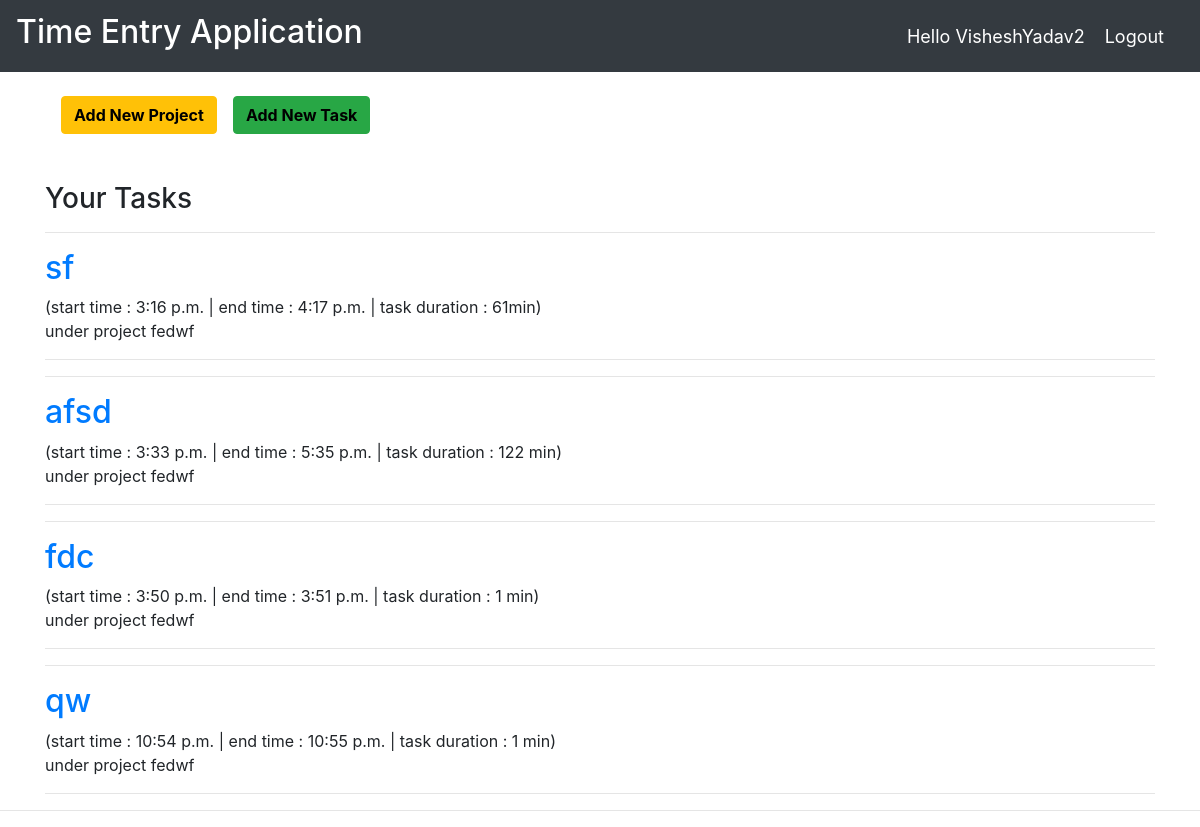
Screenshot of / (signed in) with the database file from the repository.
### app/models.py (models this page shows, shortened)
class UserTasks(models.Model):
    user = models.ForeignKey(User, default=None, on_delete=models.CASCADE)
    project = models.ForeignKey(UserProject, default=None, on_delete=models.CASCADE)
    title=models.CharField(max_length=200,null=True)
    start = models.TimeField(default=None)
    end = models.TimeField(default=None)
    duration = models.CharField(max_length=200,default=None,blank=True)
    timeup=models.BooleanField(default=False)

class UserProject(models.Model):
    user = models.ForeignKey(User, default=None, on_delete=models.CASCADE)
    title=models.CharField(max_length=200,null=True)
    def __str__(self):
        return str(self.title)

### app/views.py (the view)
# urls.py: path('',views.homeview ,name='home'),
@login_required(login_url='app:login')
def homeview(request):
    tasks=UserTasks.objects.filter(user=request.user)
    return render(request,'app/home.html',{'tasks':tasks})

### templates/app/home.html (shortened to what this page needs)
{% extends 'app/main.html' %} {% block content %}
{% load static %}
<div class="mt-4 container">
	<div class="d-flex  links">
				<a  class="btn btn-warning ml-3" href="{% url 'app:project' %}" style="color:black; font-weight:700;" >Add New Project</a>
				<a class="btn btn-success ml-3" href="{% url 'app:task' %}" style="color:black; font-weight:700" >Add New Task</a>
	</div>
	{% if not tasks %}
	<h3 class='mt-5'>You dont have any tasks</h3>
	{%else%}
	<h3 class="mt-5">Your Tasks</h3>
	{%endif%}
{% for task in tasks %}
<hr>
<div class="post-entry">
    <h2><a href="{% url 'app:taskdetail' task.id%}">{{task.title}}</a></h2>(start time : {{task.start}}  |  end time : {{task.end}}  |  task duration : {{task.duration}})
    <br>
    <p>under project {{ task.project }}</p>
</div>
<hr>
{% endfor %}
</div>
{% endblock %}

### templates/app/navbar.html (shortened to what this page needs)
  <nav class="navbar navbar-expand-lg navbar-dark bg-dark">
   <a class="navbar-brand"  href="{% url 'app:home' %}"><h2>Time Entry Application</h2></a>
    <span class="hello-msg">Hello {{request.user}}</span>
   <span > <a class="hello-msg" href="{% url 'app:logout' %}">Logout</a></span>
  </nav>

### templates/app/navbar.html (style rules this page uses)
.hello-msg { color:#fff; margin-right:20px; font-size:18px; }

### templates/app/home.html (style rules this page uses)
a { text-decoration: none !important; }

### rows the page displays
UserTasks: title "sf", start "3:16 p.m.", end "4:17 p.m.", duration "61min", project "fedwf"
UserTasks: title "afsd", start "3:33 p.m.", end "5:35 p.m.", duration "122 min", project "fedwf"
UserTasks: title "fdc", start "3:50 p.m.", end "3:51 p.m.", duration "1 min", project "fedwf"
UserTasks: title "qw", start "10:54 p.m.", end "10:55 p.m.", duration "1 min", project "fedwf"

### other values shown
{{ request.user }} "VisheshYadav2"
